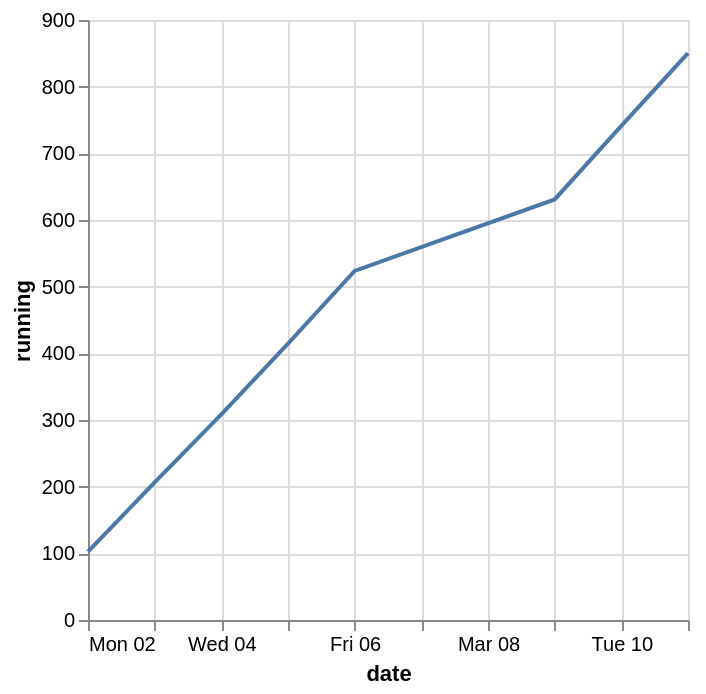

The Vega-Lite source for this figure:
### Vega-Lite specification from a JSON file in a GitHub repository (floating-point values rounded to 4 significant figures)
{"$schema": "https://vega.github.io/schema/vega-lite/v6.json", "data": {"values": [{"date": "2026-03-02", "value": 102.5}, {"date": "2026-03-03", "value": 104.1}, {"date": "2026-03-04", "value": 101.8}, {"date": "2026-03-05", "value": 106.3}, {"date": "2026-03-06", "value": 108.9}, {"date": "2026-03-09", "value": 107.2}, {"date": "2026-03-10", "value": 110.4}, {"date": "2026-03-11", "value": 109.0}]}, "description": "Running total with a window.", "encoding": {"x": {"field": "date", "type": "temporal"}, "y": {"field": "running", "type": "quantitative"}}, "mark": "line", "transform": [{"sort": [{"field": "date"}], "window": [{"as": "running", "field": "value", "op": "sum"}]}], "usermeta": {"easel": {"standin_ratio": 0.038, "threshold": 0.06}}}
